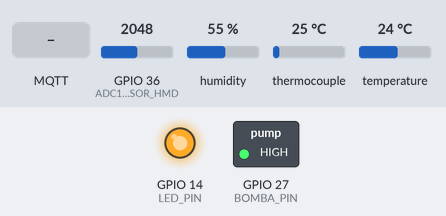
Simulated run of this sketch. Board: ESP32. Shown: switched loads named in the sketch (green lamp = pin HIGH), output pins drawn as LEDs (lit = HIGH). Inputs (shaded band) come from the test bench; at power-on: GPIO 36 (ADC1_CH7_SENSOR_HMD) = 2048, humidity 55 %, thermocouple 25 °C, temperature 24 °C. WiFi joins after 1.5 s; servers stay silent unless stated; no MQTT or app messages arrive unless stated; what the sketch prints to the serial monitor is not drawn.

Above: at 3.2 s.
3.3 s: MQTT message "1.0" arrives on the first subscribed topic
At 5.3 s:
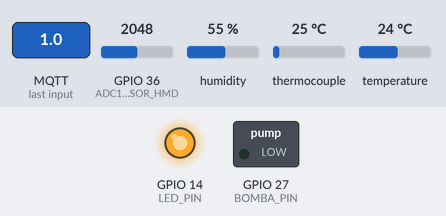
5.6 s: MQTT message "1.0" arrives on the second subscribed topic
At 7.3 s:
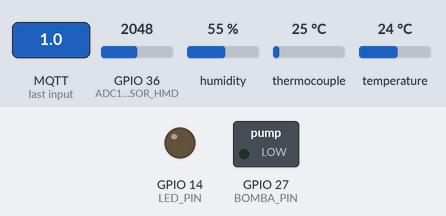
7.6 s: MQTT message "0.0" arrives on the first subscribed topic
At 9.5 s:
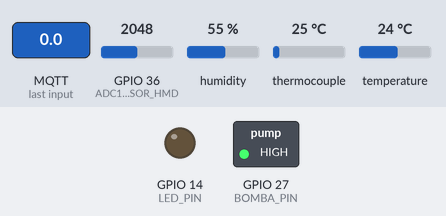
Timing chart, 0 to 11.0 s (numbered marks = the images above; inputs shaded):
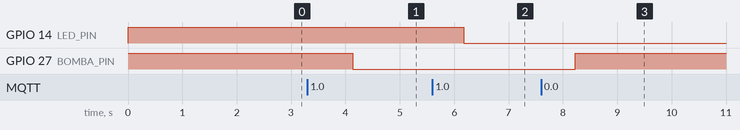

Measured:
- after the input at 3.3 s, GPIO 27 (BOMBA_PIN): HIGH → LOW after 0.83 s
- after the input at 5.6 s, GPIO 14 (LED_PIN): HIGH → LOW after 0.58 s
- after the input at 7.6 s, GPIO 27 (BOMBA_PIN): LOW → HIGH after 0.63 s

The sketch:

cliente_mqtt_app.ino
```cpp
/*

{"var_name": val, "var_name": val, "var_name": val}

*/

#include <string.h>
#include <WiFi.h>
#include <WiFiClientSecure.h>
#include <PubSubClient.h>
#include "max6675.h"
#include "DHT.h"

//Pinout DHT22
#define DHTPIN  22
#define DHTTYPE DHT22
DHT dht(DHTPIN, DHTTYPE);

//Pinout MAX6675
#define MAX_SO  19
#define MAX_SCK 18
#define MAX_CS  5
MAX6675 termopar(MAX_SCK, MAX_CS, MAX_SO);

//Canal ADC
#define ADC1_CH7_SENSOR_HMD 36
//Pinout Bomba
#define BOMBA_PIN           27
//Pinout Luz artificial
#define LED_PIN             14

// MQTT Broker
const char *mqtt_broker   = "industrial.api.ubidots.com";
const char *mqtt_username = "YOUR_UBIDOTS_TOKEN"; // Configurar tu propio token (cuenta ubidots)
const char *mqtt_password = NULL;
const int   mqtt_port     = 8883; // TLS
//Topic
const char *topic_publish   = "/v1.6/devices/esp32_demo_curso";
const char *topic_bomba_sub = "/v1.6/devices/esp32_demo_curso/ctrl_bomba/lv"; // "/v1.6/devices/device_name/varible_name/lv"
const char *topic_led_sub   = "/v1.6/devices/esp32_demo_curso/ctrl_led/lv";

//Credenciales red WiFi
static const char *ssid     = "YOUR_WIFI_SSID";
static const char *password = "YOUR_WIFI_PASSWORD";

//Objetos para menejo de cliente MQTT
WiFiClientSecure espClient; // MQTT over TLS (encrypted)
PubSubClient client(espClient);

//Variables de APP
float tempAmbiente = 0.0;
float tempSuelo    = 0.0;
float hmdRelativa  = 0.0;
float hmdSuelo     = 0.0;
uint16_t valorSensor = 0; //0...4095
char messagePublish[200] = {0};
char dataSubscriber[50]  = {0};

void mqtt_callback(char *topic, byte *payload, unsigned int length);


void setup()
{
  //UART 0
  Serial.begin(115200);

  //Init GPIO
  pinMode(BOMBA_PIN, OUTPUT);
  pinMode(LED_PIN, OUTPUT);
  digitalWrite(BOMBA_PIN, HIGH);
  digitalWrite(LED_PIN, HIGH);

  //Set ADC
  analogSetWidth(12); //Resolucion 12 bits

  //DHT22 init
  dht.begin();

  //Set WIFI_STA
  WiFi.mode(WIFI_STA);
  WiFi.begin(ssid, password);

  //Compruebe que el ESP32 está conectado a la red wi-fi
  while (WiFi.status() != WL_CONNECTED)
  {
    delay(1000);
    Serial.println("Conectando WiFi..");
  }

  //Conexion exitosa
  Serial.print("Station IP Address: ");
  Serial.println(WiFi.localIP());
  Serial.print("Wi-Fi Channel     : ");
  Serial.println(WiFi.channel());

  //Conectar a  broker MQTT
  espClient.setInsecure(); // Encrypts traffic; server certificate is not verified (demo). Use setCACert() in production.
  client.setServer(mqtt_broker, mqtt_port);
  client.setCallback(mqtt_callback); //Recibir datos de suscripcion

  while (!client.connected())
  {
    String client_id = "ESP32-Client-";
    client_id += String(WiFi.macAddress());
    Serial.printf("Cliente | %s | conectado a broker ubidots\n", client_id.c_str());

    if (client.connect(client_id.c_str(), mqtt_username, mqtt_password))
    {
      Serial.println("Cliente conectado OK");
    }
    else
    {
      Serial.println("Cliente falla la conexion");
      Serial.println(client.state());
      delay(2000);
    }
  }

  //Suscribirse a temas (topic)
  client.subscribe(topic_bomba_sub);
  client.subscribe(topic_led_sub);
}

void loop()
{
  //Adquisicion de datos
  tempAmbiente = dht.readTemperature();
  hmdRelativa  = dht.readHumidity();
  tempSuelo    = termopar.readCelsius();
  valorSensor  = analogRead(ADC1_CH7_SENSOR_HMD);
  hmdSuelo     = (float)map(valorSensor, 0, 4095, 100, 0);

  //Imprimir datos
  Serial.printf("Temperatura ambiente: %.2f \r\n", tempAmbiente);
  Serial.printf("Temperatura de suelo: %.2f \r\n", tempSuelo);
  Serial.printf("Humedad relativa    : %.2f %%\r\n", hmdRelativa);
  Serial.printf("Humedad de suelo    : %.2f %%\r\n", hmdSuelo);

  snprintf(messagePublish, sizeof(messagePublish), "{\"temp_ambiente\": %.2f,\"hmd_relativa\": %.2f,\"temp_suelo\": %.2f,\"hmd_suelo\": %.2f}",
          tempAmbiente, hmdRelativa, tempSuelo, hmdSuelo);

  Serial.printf("Enviando Datos al Broker MQTT \n");
  // Publicacion en ubidots
  client.publish(topic_publish, messagePublish);
  Serial.printf("Data: %s \r\n\r\n", messagePublish);

  //Actualizar la conexion
  client.loop();

  delay(1000);
}

//Implementacion de funcion para procesar los datos recibos de topics suscritos
void mqtt_callback(char *topic, byte *payload, unsigned int length)
{
  int indice = 0;

  Serial.printf("\r\nEvento de suscripcion\r\n");

  // Bounded copy: never write beyond the buffer, whatever the message size
  unsigned int maxLen = sizeof(dataSubscriber) - 1;
  unsigned int n = (length < maxLen) ? length : maxLen;
  for (indice = 0; indice < (int)n; indice++)
  {
    Serial.print((char) payload[indice]);
    dataSubscriber[indice] = payload[indice];
  }
  dataSubscriber[n] = '\0';
  Serial.printf("Llego topic: %s -> msg: %s \r\n", topic, dataSubscriber);

  //"/v1.6/devices/esp32_demo_curso/ctrl_bomba/lv"
  if(strstr(topic, "ctrl_bomba"))
  {
    if(0 == strcmp(dataSubscriber, "0.0"))
    {
      digitalWrite(BOMBA_PIN, HIGH);
      Serial.printf("Bomba = OFF \r\n\r\n");
    }
    else if(0 == strcmp(dataSubscriber, "1.0"))
    {
      digitalWrite(BOMBA_PIN, LOW);
      Serial.printf("Bomba = ON \r\n\r\n");
    }
  }
  else if(strstr(topic, "ctrl_led"))  //"/v1.6/devices/esp32_demo_curso/ctrl_led/lv"
  {
    if(0 == strcmp(dataSubscriber, "0.0"))
    {
      digitalWrite(LED_PIN, HIGH);
      Serial.printf("LUZ artificial = OFF \r\n\r\n");
    }
    else if(0 == strcmp(dataSubscriber, "1.0"))
    {
      digitalWrite(LED_PIN, LOW);
      Serial.printf("LUZ artificial = ON \r\n\r\n");
    }
  }

  Serial.println();
  memset(dataSubscriber, 0x00, 50); //Limpiar buffer de datos
}
```
